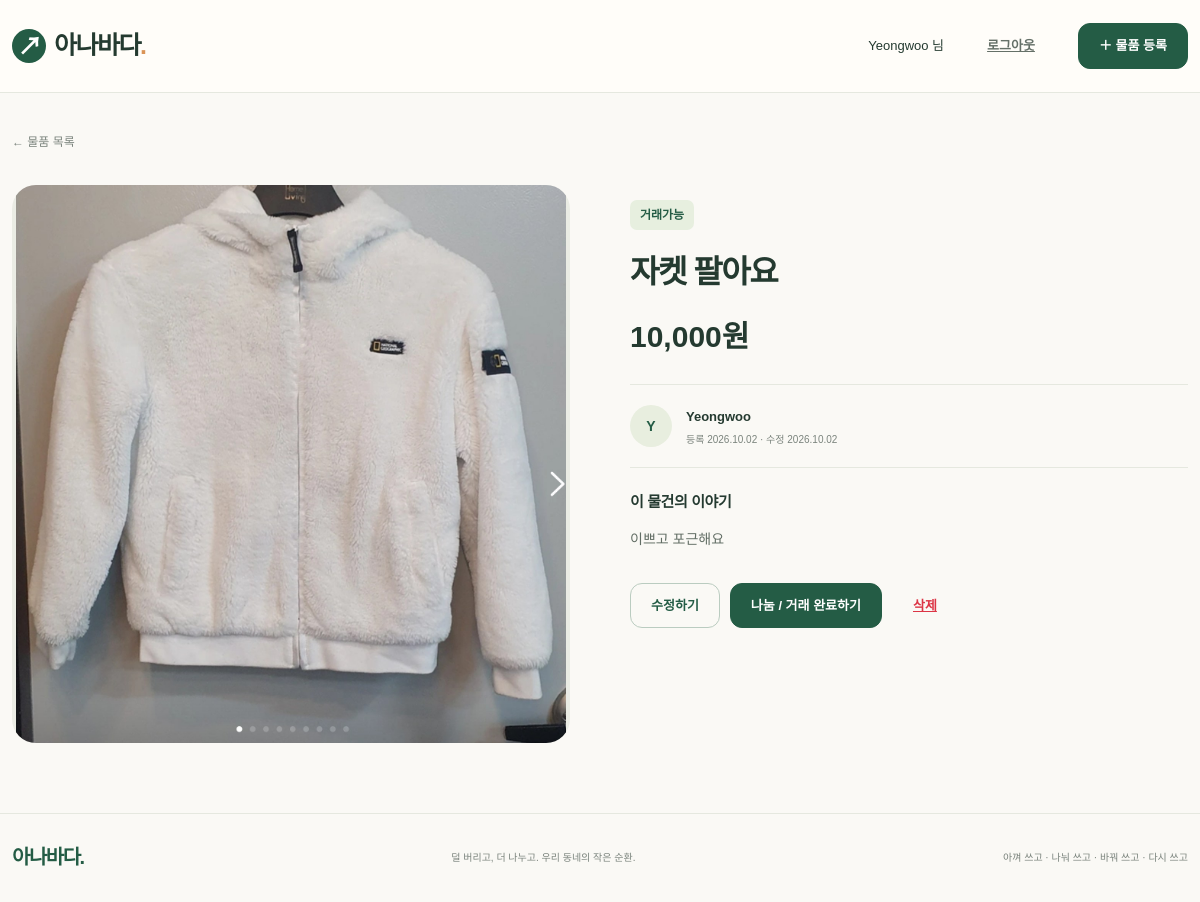
/items/2 (signed in), run on the app's committed database.
### models.py (models this page shows, shortened)
class User(UserMixin, db.Model):
    id = db.Column(db.Integer, primary_key=True)
    username = db.Column(db.String(40), unique=True, nullable=False)
    password_hash = db.Column(db.String(256), nullable=False)
    items = db.relationship('Item', back_populates='author')

class Item(db.Model):
    id = db.Column(db.Integer, primary_key=True)
    title = db.Column(db.String(100), nullable=False)
    description = db.Column(db.Text, nullable=False)
    price = db.Column(db.Integer, nullable=False, default=0)
    image_filename = db.Column(db.String(200))
    status = db.Column(db.String(20), nullable=False, default='거래가능')
    author_id = db.Column(db.Integer, db.ForeignKey('user.id'), nullable=False)
    author = db.relationship('User', back_populates='items')
    created_at = db.Column(db.DateTime, default=now, nullable=False)
    updated_at = db.Column(db.DateTime, default=now, onupdate=now, nullable=False)

### app.py (the view)
    @app.get('/items/<int:item_id>')
    def item_detail(item_id):
        return render_template('item_detail.html', item=db.get_or_404(Item, item_id))

### templates/item_detail.html (shortened to what this page needs)
{% extends 'base.html' %}
{% block content %}<a class="back-link" href="{{ url_for('index') }}">← 물품 목록</a><section class="detail-layout"><div class="detail-photo">{% if item.image_filename %}<img src="{{ url_for('static', filename='uploads/' + item.image_filename) }}" alt="{{ item.title }}">{% else %}<div class="photo-placeholder"><span>↗</span><small>새로운 이야기를 기다려요</small></div>{% endif %}</div><div class="detail-info"><span class="status-badge inline-badge {% if item.status == '거래완료' %}is-done{% endif %}">{{ item.status }}</span><h1>{{ item.title }}</h1><div class="detail-price {% if item.price == 0 %}free-price{% endif %}">{{ '무료 나눔' if item.price == 0 else '{:,}원'.format(item.price) }}</div><div class="author-row"><span class="avatar">{{ item.author.username[:1] }}</span><div><strong>{{ item.author.username }}</strong><small>등록 {{ item.created_at.strftime('%Y.%m.%d') }} · 수정 {{ item.updated_at.strftime('%Y.%m.%d') }}</small></div></div><h2 class="description-title">이 물건의 이야기</h2><p class="description">{{ item.description }}</p>{% if current_user.is_authenticated and current_user.id == item.author_id %}<div class="owner-actions"><a class="btn btn-outline-primary" href="{{ url_for('item_form', item_id=item.id) }}">수정하기</a><form method="post" action="{{ url_for('item_status', item_id=item.id) }}"><input type="hidden" name="csrf_token" value="{{ csrf_token }}"><button class="btn btn-primary">{{ '다시 거래가능으로' if item.status == '거래완료' else '나눔 / 거래 완료하기' }}</button></form><form method="post" action="{{ url_for('item_delete', item_id=item.id) }}" onsubmit="return confirm('이 물품을 삭제할까요? 삭제 후에는 복구할 수 없습니다.');"><input type="hidden" name="csrf_token" value="{{ csrf_token }}"><button class="btn btn-link text-danger">삭제</button></form></div>{% else %}<div class="detail-tip">✦ 물품의 상태와 설명을 꼼꼼히 살펴보세요.</div>{% endif %}</div></section>{% endblock %}

### templates/base.html (shortened to what this page needs)
<!doctype html>
<html lang="ko">
<head>
  <link href="https://cdn.jsdelivr.net/npm/bootstrap@5.3.3/dist/css/bootstrap.min.css" rel="stylesheet">
  <link href="{{ url_for('static', filename='style.css') }}" rel="stylesheet">
</head>
<body>
<header class="site-header"><nav class="container nav-wrap" aria-label="주 메뉴">
  <a class="brand" href="{{ url_for('index') }}"><span class="brand-mark">↗</span> 아나바다<span class="brand-dot">.</span></a>
  <div class="nav-actions">
    {% if current_user.is_authenticated %}<span class="user-label">{{ current_user.username }} 님</span><form method="post" action="{{ url_for('logout') }}"><input type="hidden" name="csrf_token" value="{{ csrf_token }}"><button class="btn btn-link quiet">로그아웃</button></form>
    {% else %}<a class="quiet" href="{{ url_for('login') }}">로그인</a><a class="quiet" href="{{ url_for('register') }}">회원가입</a>{% endif %}
    <a class="btn btn-primary" href="{{ url_for('item_form') }}">＋ 물품 등록</a>
  </div>
</nav></header>
<main class="container main-content">
{% block content %}{% endblock %}
</main>
<footer class="container site-footer"><span class="brand">아나바다.</span><span>덜 버리고, 더 나누고. 우리 동네의 작은 순환.</span><span>아껴 쓰고 · 나눠 쓰고 · 바꿔 쓰고 · 다시 쓰고</span></footer>
</body></html>

### static/style.css (style rules this page uses)
:root { --green:#245c45;--ink:#243a30;--cream:#faf9f5;--muted:#7b847d;--line:#e5e8df }
* { box-sizing:border-box }
body { background:var(--cream);color:var(--ink);font-family:'Noto Sans KR',sans-serif;font-size:14px }
a { color:inherit;text-decoration:none }
button,input,textarea { font:inherit }
.container { max-width:1240px }
.site-header { background:#fffdf9;border-bottom:1px solid var(--line) }
.nav-wrap { min-height:92px;display:flex;justify-content:space-between;align-items:center;gap:20px }
.brand { font-size:25px;font-weight:900;letter-spacing:-1.5px;display:inline-flex;align-items:center;gap:8px }
.brand-mark { background:var(--green);color:white;width:34px;height:34px;border-radius:50%;display:inline-grid;place-items:center;font-size:24px }
.brand-dot { color:#da9457;margin-left:-8px }
.nav-actions { display:flex;gap:22px;align-items:center }
.quiet { color:#657068;font-size:13px;padding:0 }
.user-label { font-size:13px }
.btn { border-radius:12px;padding:12px 20px;font-size:13px;font-weight:600 }
.btn-primary { --bs-btn-bg:var(--green);--bs-btn-border-color:var(--green);--bs-btn-hover-bg:#194532;--bs-btn-hover-border-color:#194532;--bs-btn-active-bg:#194532;--bs-btn-active-border-color:#194532 }
.btn-outline-primary { --bs-btn-color:var(--green);--bs-btn-border-color:#baccc0;--bs-btn-hover-bg:var(--green);--bs-btn-hover-border-color:var(--green) }
.main-content { padding-top:38px;min-height:75vh }
h1,h2,h3 { font-weight:800;letter-spacing:-1.5px }
.status-badge { position:absolute;left:14px;top:14px;background:#fcfff3ed;border-radius:7px;padding:6px 10px;color:var(--green);font-size:10px;font-weight:700 }
.site-footer { display:flex;align-items:center;justify-content:space-between;gap:20px;border-top:1px solid var(--line);padding-top:28px;padding-bottom:30px;color:var(--muted);font-size:10px }
.site-footer .brand { font-size:20px;color:var(--green) }
.back-link { display:inline-block;font-size:12px;color:var(--muted);margin-bottom:24px }
.detail-layout { display:grid;grid-template-columns:1fr 1fr;gap:60px;margin:10px 0 70px }
.detail-photo { aspect-ratio:1;border-radius:24px;overflow:hidden;background:#eaece4 }
.detail-photo img { width:100%;height:100%;object-fit:contain }
.detail-info { padding:15px 0 }
.inline-badge { position:static;display:inline-block;background:#e7efdf;font-size:12px }
.detail-info h1 { font-size:32px;line-height:1.5;margin:18px 0;overflow-wrap:anywhere }
.detail-price { font-size:30px;font-weight:800 }
.author-row { display:flex;gap:14px;align-items:center;border-top:1px solid var(--line);border-bottom:1px solid var(--line);padding:20px 0;margin:25px 0 }
.avatar { background:#e8eedf;color:var(--green);width:42px;height:42px;border-radius:50%;display:grid;place-items:center;font-weight:700 }
.author-row strong { font-size:13px }
.author-row small { display:block;font-size:10px;color:var(--muted);margin-top:5px }
.description-title { font-size:15px;letter-spacing:-.4px;margin-bottom:15px }
.description { white-space:pre-wrap;overflow-wrap:anywhere;line-height:1.9;color:#626e65 }
.owner-actions { display:flex;flex-wrap:wrap;gap:10px;margin-top:30px }

### data on the page
User: username "Yeongwoo", author "Y", author.username "Yeongwoo"
Item: image_filename (picture), status "거래가능", title "자켓 팔아요", price "10,000원", created_at "2026.10.02", updated_at "2026.10.02", description "이쁘고 포근해요", status "나눔 / 거래 완료하기"
